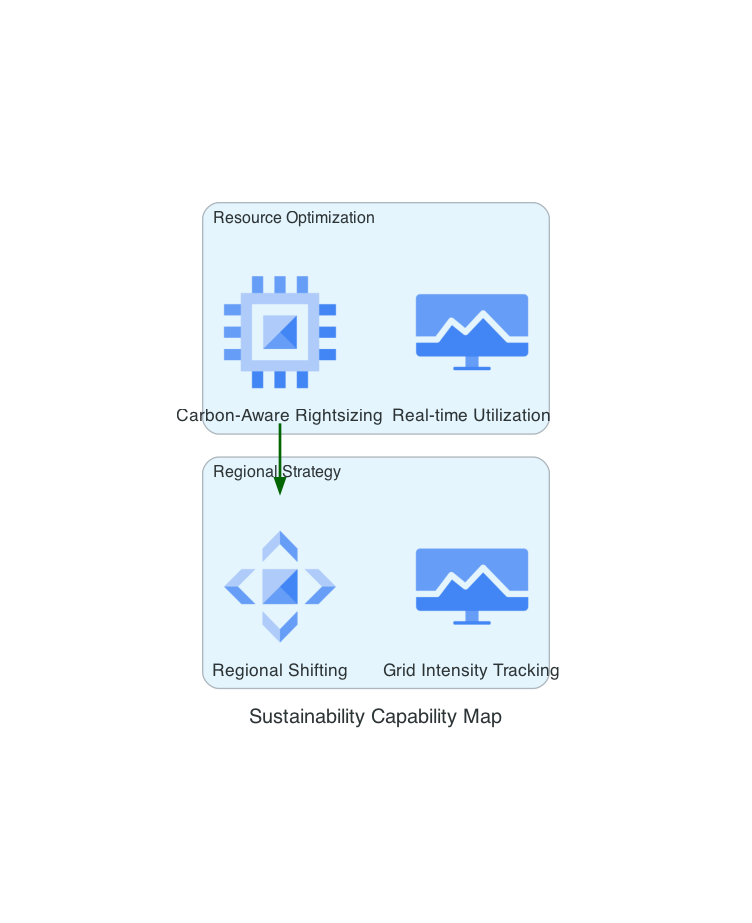

Generate this figure with Python:
from diagrams import Diagram, Cluster, Edge
from diagrams.gcp.compute import GCE
from diagrams.gcp.network import CDN
from diagrams.gcp.operations import Monitoring

# graph_attr: "pad" removes margins, "nodesep" stretches width
graph_attr = {"pad": "0.1", "nodesep": "1.5", "ranksep": "1.0", "bgcolor": "transparent"}

with Diagram("Sustainability Capability Map", show=False, filename="capability_map", direction="LR", graph_attr=graph_attr):
    with Cluster("Resource Optimization"):
        res = GCE("Carbon-Aware Rightsizing")
        mon = Monitoring("Real-time Utilization")
    
    with Cluster("Regional Strategy"):
        reg = CDN("Regional Shifting")
        grid = Monitoring("Grid Intensity Tracking")

    res >> Edge(color="darkgreen") >> reg
